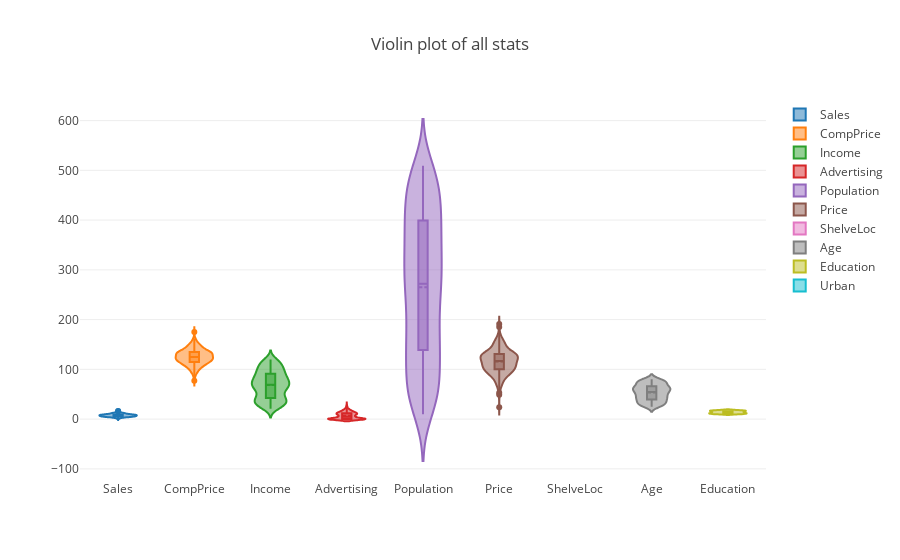

Notebook source saved alongside this figure:
### Markdown cell above
#data_df = pd.DataFrame(company, columns = num_col)
#data_df

### Code cell
data = []

for i in range(0, 10):
    trace = {
            "type": 'violin',
            "x": max(company.iloc[:,i]),
            "y": company.iloc[:,i],
            "name": list(company.columns)[i],
            "box": {"visible": True},
            "meanline": {"visible": True}
        }
    data.append(trace)
        
fig = {
    "data": data,
    "layout" : {
        "title": "Violin plot of all stats",
        "yaxis": {"zeroline": False,}
    }
}

iplot(fig, filename = 'violin', validate = False)

### Figure 1 — Plotly figure (JSON) as saved in the notebook; plotly's stock layout.template omitted (floating-point values rounded to 4 significant figures; data arrays with more than 128 entries replaced by an {"elided": "..."} marker saying what was removed)
{"data": [{"box": {"visible": true}, "meanline": {"visible": true}, "name": "Sales", "type": "violin", "x": 16.27, "y": {"elided": "400 float values"}}, {"box": {"visible": true}, "meanline": {"visible": true}, "name": "CompPrice", "type": "violin", "x": 175, "y": {"elided": "400 int values"}}, {"box": {"visible": true}, "meanline": {"visible": true}, "name": "Income", "type": "violin", "x": 120, "y": {"elided": "400 int values"}}, {"box": {"visible": true}, "meanline": {"visible": true}, "name": "Advertising", "type": "violin", "x": 29, "y": {"elided": "400 int values"}}, {"box": {"visible": true}, "meanline": {"visible": true}, "name": "Population", "type": "violin", "x": 509, "y": {"elided": "400 int values"}}, {"box": {"visible": true}, "meanline": {"visible": true}, "name": "Price", "type": "violin", "x": 191, "y": {"elided": "400 int values"}}, {"box": {"visible": true}, "meanline": {"visible": true}, "name": "ShelveLoc", "type": "violin", "x": "Medium", "y": {"elided": "400 str values"}}, {"box": {"visible": true}, "meanline": {"visible": true}, "name": "Age", "type": "violin", "x": 80, "y": {"elided": "400 int values"}}, {"box": {"visible": true}, "meanline": {"visible": true}, "name": "Education", "type": "violin", "x": 18, "y": {"elided": "400 int values"}}, {"box": {"visible": true}, "meanline": {"visible": true}, "name": "Urban", "type": "violin", "x": "Yes", "y": {"elided": "400 str values"}}], "layout": {"title": "Violin plot of all stats", "yaxis": {"zeroline": false}}}
